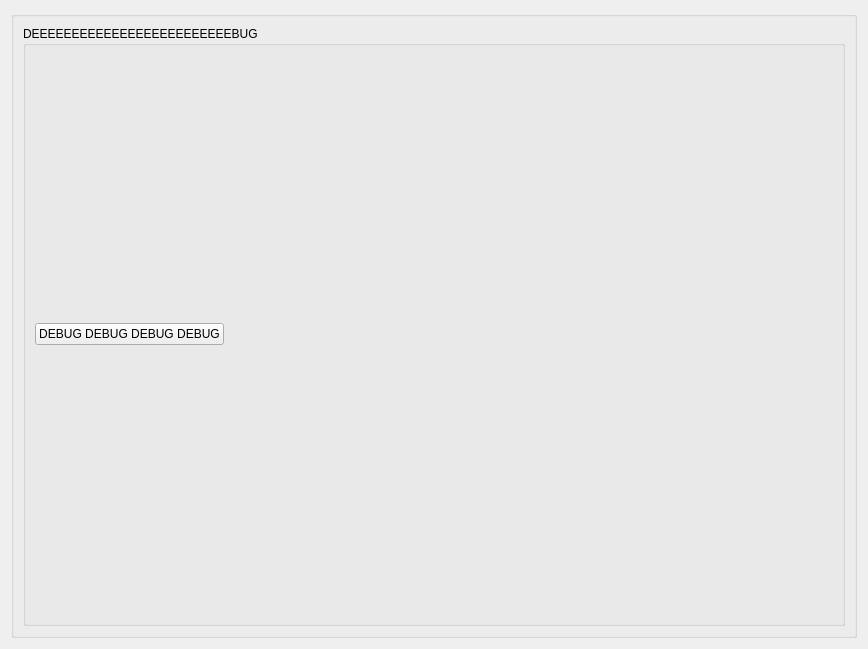
<?xml version="1.0" encoding="UTF-8"?>
<ui version="4.0">
 <class>Form</class>
 <widget class="QWidget" name="Form">
  <property name="geometry">
   <rect>
    <x>0</x>
    <y>0</y>
    <width>868</width>
    <height>649</height>
   </rect>
  </property>
  <property name="sizePolicy">
   <sizepolicy hsizetype="Expanding" vsizetype="Expanding">
    <horstretch>0</horstretch>
    <verstretch>0</verstretch>
   </sizepolicy>
  </property>
  <property name="windowTitle">
   <string>Template settings</string>
  </property>
  <layout class="QGridLayout" name="gridLayout">
   <item row="0" column="0">
    <widget class="QGroupBox" name="groupBox_general">
     <property name="title">
      <string/>
     </property>
     <layout class="QVBoxLayout" name="verticalLayout">
      <item>
       <widget class="QGroupBox" name="saveBox">
        <property name="title">
         <string>DEEEEEEEEEEEEEEEEEEEEEEEEEBUG</string>
        </property>
        <layout class="QHBoxLayout" name="horizontalLayout_3">
         <item>
          <widget class="QPushButton" name="saveButton">
           <property name="text">
            <string>DEBUG DEBUG DEBUG DEBUG</string>
           </property>
          </widget>
         </item>
         <item>
          <spacer name="horizontalSpacer_2">
           <property name="orientation">
            <enum>Qt::Horizontal</enum>
           </property>
           <property name="sizeHint" stdset="0">
            <size>
             <width>40</width>
             <height>20</height>
            </size>
           </property>
          </spacer>
         </item>
        </layout>
       </widget>
      </item>
     </layout>
    </widget>
   </item>
  </layout>
 </widget>
 <resources/>
 <connections/>
</ui>
